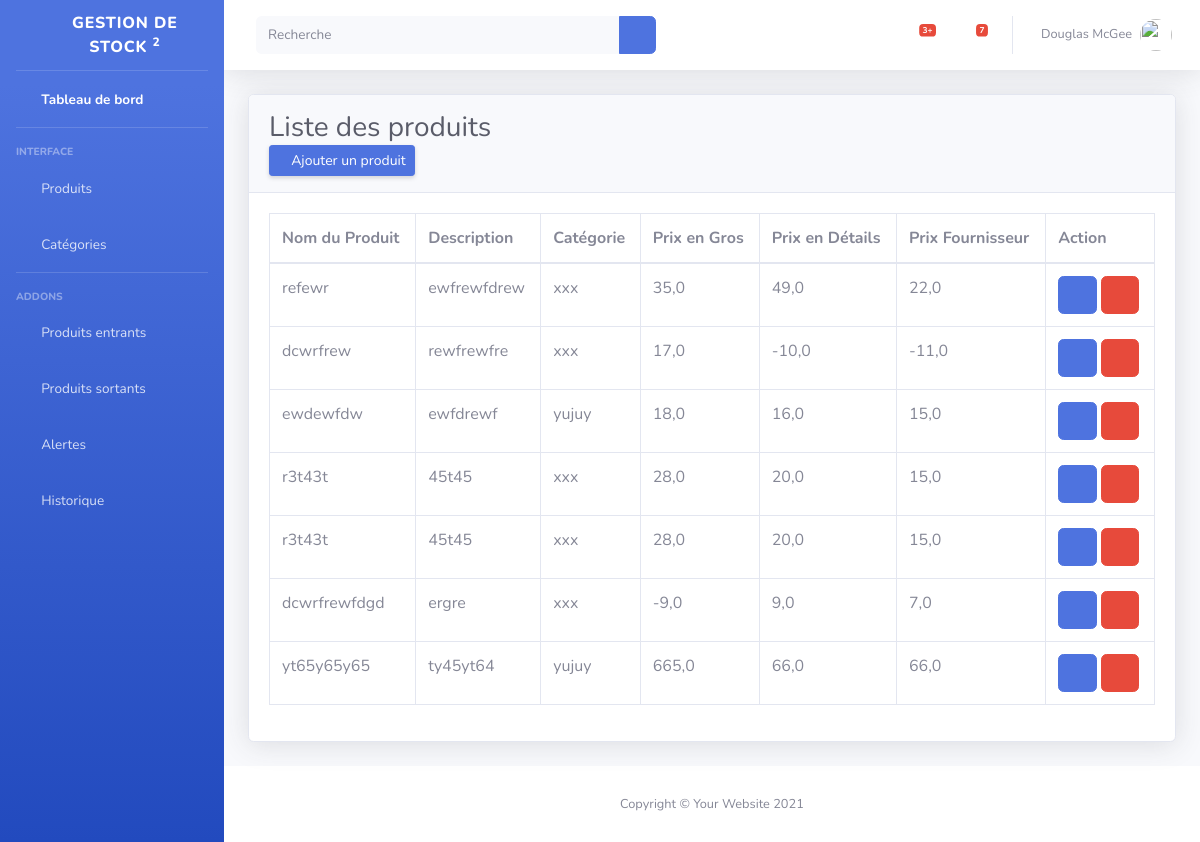
The page /liste_produits/ on the database its author committed.
### gestion_stock_app/models.py (models this page shows, shortened)
class Produit(models.Model):
    nom_produit = models.CharField( max_length=150)
    description = models.TextField(blank=True)
    categorie = models.ForeignKey( Categories_Produit, on_delete=models.SET_NULL, null=True )
    prix_en_gros = models.FloatField()
    prix_details = models.FloatField()
    prix_fournisseur = models.FloatField()
    class Meta:
        verbose_name = ("Produit")
        verbose_name_plural = ("Produits")

class Categories_Produit(models.Model):
    nom_categorie = models.CharField( max_length=150)
    description = models.TextField(blank=True)
    total_produits = models.IntegerField(default=0, blank=True)
    class Meta:
        verbose_name = ("Categorie de Produit")
        verbose_name_plural = ("Categories de  Produits")

### gestion_stock_app/views.py (the view)
# urls.py: path('liste_produits/', liste_produits, name='liste_produits'),
def liste_produits(request):
    produits = Produit.objects.all()
    return render(request, 'liste_produits.html', {'produits': produits})

### gestion_stock_app/templates/liste_produits.html
{% extends 'base.html' %}
{% block content %}
  <div class="card shadow mb-4">
    <div class="card-header py-3">
      <h1 class="h3 mb-0 text-gray-800">Liste des produits</h1>
      <a href="{% url 'ajouter_produits' %}" class="btn btn-sm btn-primary shadow-sm">
        <i class="fas fa-download fa-sm text-white-50"></i> Ajouter un produit
      </a>
    </div>
    <div class="card-body">
      <div class="table-responsive">
        <table class="table table-bordered" id="dataTable" width="100%" cellspacing="0">
          <thead>
            <tr>
              <th>Nom du Produit</th>
              <th>Description</th>
              <th>Catégorie</th>
              <th>Prix en Gros</th>
              <th>Prix en Détails</th>
              <th>Prix Fournisseur</th>
              <th>Action</th>
            </tr>
          </thead>
          <tbody>
            {% for produit in produits %}
              <tr>
                <td>{{ produit.nom_produit }}</td>
                <td>{{ produit.description }}</td>
                <td>{{ produit.categorie.nom_categorie }}</td>
                <td>{{ produit.prix_en_gros }}</td>
                <td>{{ produit.prix_details }}</td>
                <td>{{ produit.prix_fournisseur }}</td>
                <td>
                  <a href="{% url 'modifier_produits' produit.pk %}" class="btn btn-primary">
                    <i class="fas fa-edit"></i>
                  </a>
                  <a href="{% url 'supprimer_produits' produit.pk %}" class="btn btn-danger">
                    <i class="fas fa-trash-alt"></i>
                  </a>
                </td>
              </tr>
            {% endfor %}
          </tbody>
        </table>
      </div>
    </div>
  </div>
{% endblock content%}

### rows shown on the page
Produit: nom_produit "refewr", description "ewfrewfdrew", categorie.nom_categorie "xxx", prix_en_gros "35,0", prix_details "49,0", prix_fournisseur "22,0"
Produit: nom_produit "dcwrfrew", description "rewfrewfre", categorie.nom_categorie "xxx", prix_en_gros "17,0", prix_details "-10,0", prix_fournisseur "-11,0"
Produit: nom_produit "ewdewfdw", description "ewfdrewf", categorie.nom_categorie "yujuy", prix_en_gros "18,0", prix_details "16,0", prix_fournisseur "15,0"
Produit: nom_produit "r3t43t", description "45t45", categorie.nom_categorie "xxx", prix_en_gros "28,0", prix_details "20,0", prix_fournisseur "15,0"
Produit: nom_produit "r3t43t", description "45t45", categorie.nom_categorie "xxx", prix_en_gros "28,0", prix_details "20,0", prix_fournisseur "15,0"
Produit: nom_produit "dcwrfrewfdgd", description "ergre", categorie.nom_categorie "xxx", prix_en_gros "-9,0", prix_details "9,0", prix_fournisseur "7,0"
Produit: nom_produit "yt65y65y65", description "ty45yt64", categorie.nom_categorie "yujuy", prix_en_gros "665,0", prix_details "66,0", prix_fournisseur "66,0"
